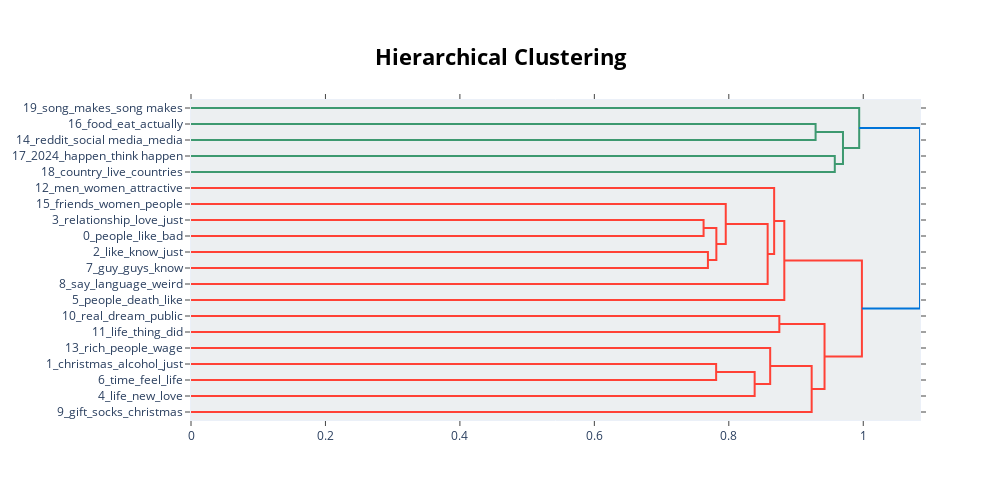

Source (notebook cell):
### Code cell
topic_model_m.visualize_hierarchy()

### Figure 1 — Plotly figure (JSON) as saved in the notebook; plotly's stock layout.template omitted (floating-point values rounded to 4 significant figures)
{"data": [{"hoverinfo": "text", "marker": {"color": "rgb(61,153,112)"}, "mode": "lines", "type": "scatter", "x": [0, 0.9291, 0.9291, 0], "xaxis": "x", "y": [-15, -15, -25, -25], "yaxis": "y"}, {"hoverinfo": "text", "marker": {"color": "rgb(61,153,112)"}, "mode": "lines", "type": "scatter", "x": [0, 0.9577, 0.9577, 0], "xaxis": "x", "y": [-35, -35, -45, -45], "yaxis": "y"}, {"hoverinfo": "text", "marker": {"color": "rgb(61,153,112)"}, "mode": "lines", "type": "scatter", "x": [0.9291, 0.9698, 0.9698, 0.9577], "xaxis": "x", "y": [-20, -20, -40, -40], "yaxis": "y"}, {"hoverinfo": "text", "marker": {"color": "rgb(61,153,112)"}, "mode": "lines", "type": "scatter", "x": [0, 0.994, 0.994, 0.9698], "xaxis": "x", "y": [-5, -5, -30, -30], "yaxis": "y"}, {"hoverinfo": "text", "marker": {"color": "rgb(255,65,54)"}, "mode": "lines", "type": "scatter", "x": [0, 0.7625, 0.7625, 0], "xaxis": "x", "y": [-75, -75, -85, -85], "yaxis": "y"}, {"hoverinfo": "text", "marker": {"color": "rgb(255,65,54)"}, "mode": "lines", "type": "scatter", "x": [0, 0.7689, 0.7689, 0], "xaxis": "x", "y": [-95, -95, -105, -105], "yaxis": "y"}, {"hoverinfo": "text", "marker": {"color": "rgb(255,65,54)"}, "mode": "lines", "type": "scatter", "x": [0.7625, 0.7815, 0.7815, 0.7689], "xaxis": "x", "y": [-80, -80, -100, -100], "yaxis": "y"}, {"hoverinfo": "text", "marker": {"color": "rgb(255,65,54)"}, "mode": "lines", "type": "scatter", "x": [0, 0.7955, 0.7955, 0.7815], "xaxis": "x", "y": [-65, -65, -90, -90], "yaxis": "y"}, {"hoverinfo": "text", "marker": {"color": "rgb(255,65,54)"}, "mode": "lines", "type": "scatter", "x": [0.7955, 0.8578, 0.8578, 0], "xaxis": "x", "y": [-77.5, -77.5, -115, -115], "yaxis": "y"}, {"hoverinfo": "text", "marker": {"color": "rgb(255,65,54)"}, "mode": "lines", "type": "scatter", "x": [0, 0.8675, 0.8675, 0.8578], "xaxis": "x", "y": [-55, -55, -96.25, -96.25], "yaxis": "y"}, {"hoverinfo": "text", "marker": {"color": "rgb(255,65,54)"}, "mode": "lines", "type": "scatter", "x": [0.8675, 0.8826, 0.8826, 0], "xaxis": "x", "y": [-75.62, -75.62, -125, -125], "yaxis": "y"}, {"hoverinfo": "text", "marker": {"color": "rgb(255,65,54)"}, "mode": "lines", "type": "scatter", "x": [0, 0.8752, 0.8752, 0], "xaxis": "x", "y": [-135, -135, -145, -145], "yaxis": "y"}, {"hoverinfo": "text", "marker": {"color": "rgb(255,65,54)"}, "mode": "lines", "type": "scatter", "x": [0, 0.7812, 0.7812, 0], "xaxis": "x", "y": [-165, -165, -175, -175], "yaxis": "y"}, {"hoverinfo": "text", "marker": {"color": "rgb(255,65,54)"}, "mode": "lines", "type": "scatter", "x": [0.7812, 0.8385, 0.8385, 0], "xaxis": "x", "y": [-170, -170, -185, -185], "yaxis": "y"}, {"hoverinfo": "text", "marker": {"color": "rgb(255,65,54)"}, "mode": "lines", "type": "scatter", "x": [0, 0.8616, 0.8616, 0.8385], "xaxis": "x", "y": [-155, -155, -177.5, -177.5], "yaxis": "y"}, {"hoverinfo": "text", "marker": {"color": "rgb(255,65,54)"}, "mode": "lines", "type": "scatter", "x": [0.8616, 0.9233, 0.9233, 0], "xaxis": "x", "y": [-166.2, -166.2, -195, -195], "yaxis": "y"}, {"hoverinfo": "text", "marker": {"color": "rgb(255,65,54)"}, "mode": "lines", "type": "scatter", "x": [0.8752, 0.9424, 0.9424, 0.9233], "xaxis": "x", "y": [-140, -140, -180.6, -180.6], "yaxis": "y"}, {"hoverinfo": "text", "marker": {"color": "rgb(255,65,54)"}, "mode": "lines", "type": "scatter", "x": [0.8826, 0.998, 0.998, 0.9424], "xaxis": "x", "y": [-100.3, -100.3, -160.3, -160.3], "yaxis": "y"}, {"hoverinfo": "text", "marker": {"color": "rgb(0,116,217)"}, "mode": "lines", "type": "scatter", "x": [0.994, 1.084, 1.084, 0.998], "xaxis": "x", "y": [-17.5, -17.5, -130.3, -130.3], "yaxis": "y"}], "layout": {"autosize": false, "height": 500, "hoverlabel": {"bgcolor": "white", "font": {"family": "Rockwell", "size": 16}}, "hovermode": "closest", "plot_bgcolor": "#ECEFF1", "showlegend": false, "title": {"font": {"color": "Black", "size": 22}, "text": "<b>Hierarchical Clustering</b>", "x": 0.5, "xanchor": "center", "yanchor": "top"}, "width": 1000, "xaxis": {"autorange": true, "mirror": "allticks", "range": [0, 1.084], "rangemode": "tozero", "showgrid": false, "showline": true, "showticklabels": true, "ticks": "outside", "type": "linear", "zeroline": false}, "yaxis": {"mirror": "allticks", "range": [-200, 0], "rangemode": "tozero", "showgrid": false, "showline": true, "showticklabels": true, "tickmode": "array", "ticks": "outside", "ticktext": ["19_song_makes_song makes", "16_food_eat_actually", "14_reddit_social media_media", "17_2024_happen_think happen", "18_country_live_countries", "12_men_women_attractive", "15_friends_women_people", "3_relationship_love_just", "0_people_like_bad", "2_like_know_just", "7_guy_guys_know", "8_say_language_weird", "5_people_death_like", "10_real_dream_public", "11_life_thing_did", "13_rich_people_wage", "1_christmas_alcohol_just", "6_time_feel_life", "4_life_new_love", "9_gift_socks_christmas"], "tickvals": [-5, -15, -25, -35, -45, -55, -65, -75, -85, -95, -105, -115, -125, -135, -145, -155, -165, -175, -185, -195], "type": "linear", "zeroline": false}}}
